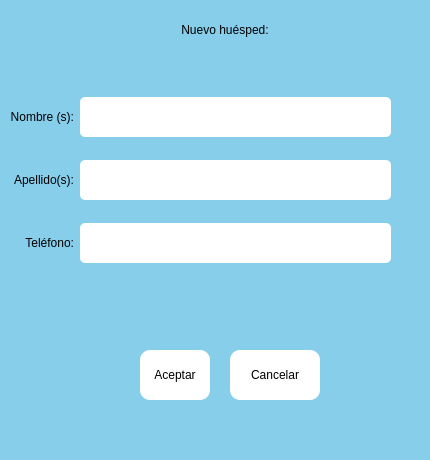
<?xml version="1.0" encoding="UTF-8"?>
<ui version="4.0">
 <class>Dialog</class>
 <widget class="QDialog" name="Dialog">
  <property name="geometry">
   <rect>
    <x>0</x>
    <y>0</y>
    <width>430</width>
    <height>460</height>
   </rect>
  </property>
  <property name="sizePolicy">
   <sizepolicy hsizetype="Preferred" vsizetype="Preferred">
    <horstretch>0</horstretch>
    <verstretch>0</verstretch>
   </sizepolicy>
  </property>
  <property name="minimumSize">
   <size>
    <width>430</width>
    <height>460</height>
   </size>
  </property>
  <property name="maximumSize">
   <size>
    <width>430</width>
    <height>460</height>
   </size>
  </property>
  <property name="windowTitle">
   <string>Nuevo huésped</string>
  </property>
  <property name="windowIcon">
   <iconset>
    <normaloff>../../Imagenes/buscarCliente.png</normaloff>../../Imagenes/buscarCliente.png</iconset>
  </property>
  <widget class="QWidget" name="widget" native="true">
   <property name="geometry">
    <rect>
     <x>0</x>
     <y>0</y>
     <width>430</width>
     <height>460</height>
    </rect>
   </property>
   <property name="minimumSize">
    <size>
     <width>430</width>
     <height>460</height>
    </size>
   </property>
   <property name="maximumSize">
    <size>
     <width>430</width>
     <height>460</height>
    </size>
   </property>
   <property name="styleSheet">
    <string notr="true">background-color: rgb(135, 206, 235)</string>
   </property>
   <widget class="QLabel" name="label_nuevo">
    <property name="geometry">
     <rect>
      <x>160</x>
      <y>20</y>
      <width>130</width>
      <height>21</height>
     </rect>
    </property>
    <property name="styleSheet">
     <string notr="true">font: 75 10pt &quot;MS Shell Dlg 2&quot;;</string>
    </property>
    <property name="text">
     <string>&lt;html&gt;&lt;head/&gt;&lt;body&gt;&lt;p align=&quot;center&quot;&gt;Nuevo huésped:&lt;/p&gt;&lt;/body&gt;&lt;/html&gt;</string>
    </property>
   </widget>
   <widget class="QPushButton" name="btn_cancelar">
    <property name="geometry">
     <rect>
      <x>230</x>
      <y>350</y>
      <width>90</width>
      <height>50</height>
     </rect>
    </property>
    <property name="styleSheet">
     <string notr="true">QPushButton{
	border-radius: 10px;	
	background-color: rgb(255, 255, 255);
}

QPushButton:hover{
	border-radius: 10px;
	background-color: rgb(203, 5, 5);
}</string>
    </property>
    <property name="text">
     <string>Cancelar</string>
    </property>
    <property name="icon">
     <iconset>
      <normaloff>../../Imagenes/cancelar.png</normaloff>../../Imagenes/cancelar.png</iconset>
    </property>
   </widget>
   <widget class="QPushButton" name="btn_aceptar">
    <property name="geometry">
     <rect>
      <x>140</x>
      <y>350</y>
      <width>70</width>
      <height>50</height>
     </rect>
    </property>
    <property name="styleSheet">
     <string notr="true">QPushButton{
	border-radius: 10px;	
	background-color: rgb(255, 255, 255);
}

QPushButton:hover{
	border-radius: 10px;
	background-color: rgb(111, 211, 5);
}</string>
    </property>
    <property name="text">
     <string>Aceptar</string>
    </property>
    <property name="icon">
     <iconset>
      <normaloff>../../Imagenes/cheque.png</normaloff>../../Imagenes/cheque.png</iconset>
    </property>
    <property name="iconSize">
     <size>
      <width>16</width>
      <height>16</height>
     </size>
    </property>
   </widget>
   <widget class="QLabel" name="label_error">
    <property name="geometry">
     <rect>
      <x>130</x>
      <y>300</y>
      <width>231</width>
      <height>20</height>
     </rect>
    </property>
    <property name="sizePolicy">
     <sizepolicy hsizetype="Minimum" vsizetype="Ignored">
      <horstretch>0</horstretch>
      <verstretch>0</verstretch>
     </sizepolicy>
    </property>
    <property name="maximumSize">
     <size>
      <width>16777215</width>
      <height>20</height>
     </size>
    </property>
    <property name="styleSheet">
     <string notr="true">font: 8pt &quot;MS Shell Dlg 2&quot;;
color: rgb(170, 0, 0)</string>
    </property>
    <property name="text">
     <string>&lt;html&gt;&lt;head/&gt;&lt;body&gt;&lt;p&gt;&lt;br/&gt;&lt;/p&gt;&lt;/body&gt;&lt;/html&gt;</string>
    </property>
    <property name="alignment">
     <set>Qt::AlignCenter</set>
    </property>
   </widget>
   <widget class="QWidget" name="layoutWidget">
    <property name="geometry">
     <rect>
      <x>10</x>
      <y>80</y>
      <width>381</width>
      <height>201</height>
     </rect>
    </property>
    <layout class="QGridLayout" name="gridLayout">
     <item row="0" column="0">
      <widget class="QLabel" name="label_nombres">
       <property name="styleSheet">
        <string notr="true">font: 75 10pt &quot;MS Shell Dlg 2&quot;;</string>
       </property>
       <property name="text">
        <string>&lt;html&gt;&lt;head/&gt;&lt;body&gt;&lt;p align=&quot;right&quot;&gt;Nombre (s):&lt;/p&gt;&lt;/body&gt;&lt;/html&gt;</string>
       </property>
      </widget>
     </item>
     <item row="0" column="1">
      <widget class="QLineEdit" name="line_nombres">
       <property name="sizePolicy">
        <sizepolicy hsizetype="Expanding" vsizetype="Ignored">
         <horstretch>0</horstretch>
         <verstretch>0</verstretch>
        </sizepolicy>
       </property>
       <property name="maximumSize">
        <size>
         <width>16777215</width>
         <height>40</height>
        </size>
       </property>
       <property name="styleSheet">
        <string notr="true">border-radius: 5px;
font: 75 10pt &quot;MS Shell Dlg 2&quot;;
background: rgb(255, 255, 255)</string>
       </property>
       <property name="alignment">
        <set>Qt::AlignCenter</set>
       </property>
      </widget>
     </item>
     <item row="1" column="0">
      <widget class="QLabel" name="label_apellidos">
       <property name="styleSheet">
        <string notr="true">font: 75 10pt &quot;MS Shell Dlg 2&quot;;</string>
       </property>
       <property name="text">
        <string>&lt;html&gt;&lt;head/&gt;&lt;body&gt;&lt;p align=&quot;right&quot;&gt;Apellido(s):&lt;/p&gt;&lt;/body&gt;&lt;/html&gt;</string>
       </property>
      </widget>
     </item>
     <item row="1" column="1">
      <widget class="QLineEdit" name="line_apellidos">
       <property name="sizePolicy">
        <sizepolicy hsizetype="Expanding" vsizetype="Ignored">
         <horstretch>0</horstretch>
         <verstretch>0</verstretch>
        </sizepolicy>
       </property>
       <property name="maximumSize">
        <size>
         <width>16777215</width>
         <height>40</height>
        </size>
       </property>
       <property name="styleSheet">
        <string notr="true">border-radius: 5px;
font: 75 10pt &quot;MS Shell Dlg 2&quot;;
background: rgb(255, 255, 255)</string>
       </property>
       <property name="echoMode">
        <enum>QLineEdit::Normal</enum>
       </property>
       <property name="alignment">
        <set>Qt::AlignCenter</set>
       </property>
       <property name="placeholderText">
        <string/>
       </property>
      </widget>
     </item>
     <item row="2" column="0">
      <widget class="QLabel" name="label_telefono">
       <property name="styleSheet">
        <string notr="true">font: 75 10pt &quot;MS Shell Dlg 2&quot;;</string>
       </property>
       <property name="text">
        <string>&lt;html&gt;&lt;head/&gt;&lt;body&gt;&lt;p align=&quot;right&quot;&gt;Teléfono:&lt;/p&gt;&lt;/body&gt;&lt;/html&gt;</string>
       </property>
      </widget>
     </item>
     <item row="2" column="1">
      <widget class="QLineEdit" name="line_telefono">
       <property name="sizePolicy">
        <sizepolicy hsizetype="Expanding" vsizetype="Ignored">
         <horstretch>0</horstretch>
         <verstretch>0</verstretch>
        </sizepolicy>
       </property>
       <property name="maximumSize">
        <size>
         <width>16777215</width>
         <height>40</height>
        </size>
       </property>
       <property name="styleSheet">
        <string notr="true">border-radius: 5px;
font: 75 10pt &quot;MS Shell Dlg 2&quot;;
background: rgb(255, 255, 255)</string>
       </property>
       <property name="echoMode">
        <enum>QLineEdit::Normal</enum>
       </property>
       <property name="alignment">
        <set>Qt::AlignCenter</set>
       </property>
       <property name="placeholderText">
        <string/>
       </property>
      </widget>
     </item>
    </layout>
   </widget>
  </widget>
 </widget>
 <resources/>
 <connections/>
</ui>
